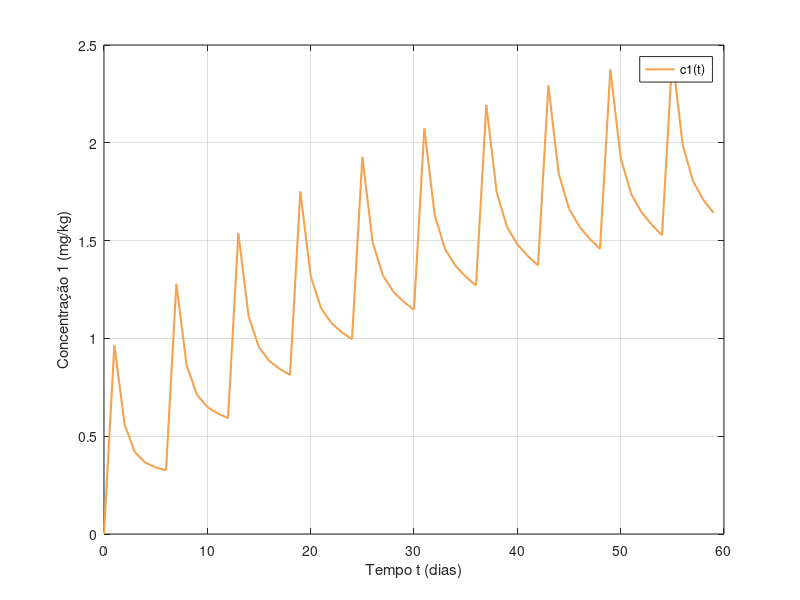
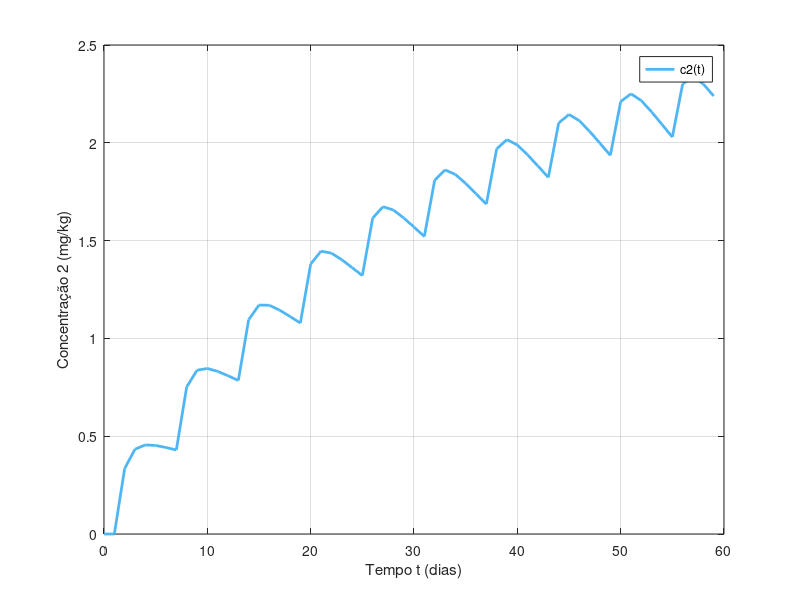
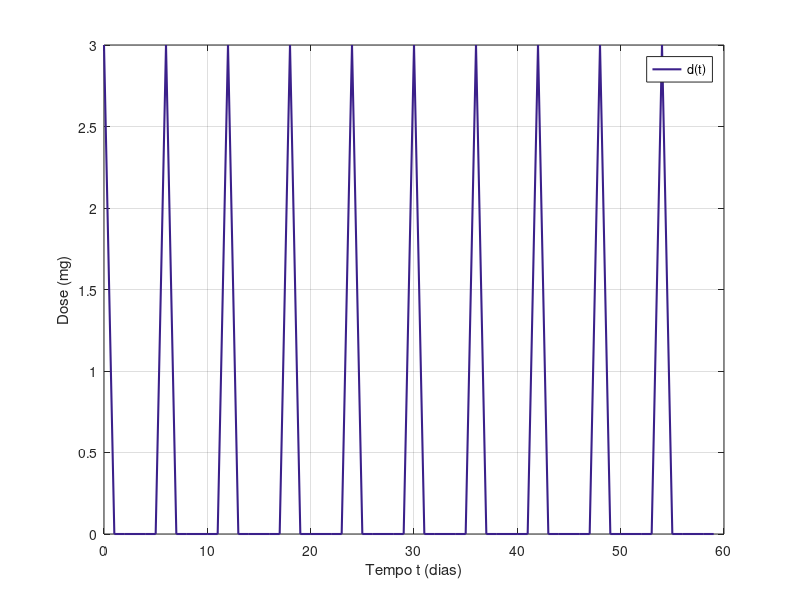

These figures' MATLAB source, in order:
clear
%Constantes ja definidas
k12 = 0.3 * 3600;
k21 = 0.2455 * 3600;
k10 = 0.0643 * 3600;
v1 = 3110;
v2 = 3110;
delta = 1000;
h = 1;

%Valores das varias posiçoes da matriz da equaçao (1)
mat_A = -1 * (k12 + k10)/v1;
mat_B = k21/v1;
mat_C = k12/v2;
mat_D = -1 * k21/v2;
A = [mat_A, mat_B; mat_C, mat_D];
%valores selecionados
xmax = 60;
d_val = 3;

%definiçao dos vetores t, d, c1 e c2
t = 0:1:xmax-1;
d = 1:1:xmax/6;
d(1:xmax/6) = d_val;
d=upsample(d,6);
c1(1:xmax-1) = zeros;
c2(1:xmax-1) = zeros;

for k = 1:xmax-1
    c1(h*(k+1)) = c1(h*k) + h * A(1,:) * [c1(h*k); c2(h*k)] + delta * d(h*k)/v1;
    c2(h*(k+1)) = c2(h*k) + h * A(2,:) * [c1(h*k); c2(h*k)];
end

%Plot dos graficos, sobrepostos
figure(1)
plot(t,c1,'Color','#F4A24F','LineWidth',1.5)
xlabel("Tempo t (dias)");
ylabel("Concentração 1 (mg/kg)");
legend('c1(t)')
grid on
figure(2)
plot(t,c2,'Color','#4FB6F4','LineWidth',2)
xlabel("Tempo t (dias)");
ylabel("Concentração 2 (mg/kg)");
legend('c2(t)')
grid on
figure(3)
plot(t,d,'Color','#3B208A','LineWidth',1.5)
xlabel("Tempo t (dias)");
ylabel("Dose (mg)");
legend('d(t)')
grid on